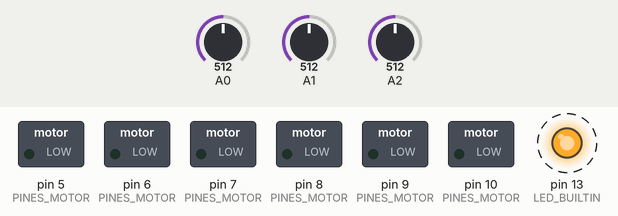
A sketch run on a simulated Arduino Uno, built with avr-gcc and run on an emulated ATmega328P. Parts: switched loads named in the sketch (green lamp = pin HIGH), output pins drawn as LEDs (lit = HIGH). Dashed ring = blinking. The inputs (shaded band) are chosen by the test bench; at power-on: A0 = 512, A1 = 512, A2 = 512. What the sketch prints to the serial monitor is not drawn.

Above: at 0.12 s.
Timing chart, 0 to 3.0 s (numbered marks = the images above):
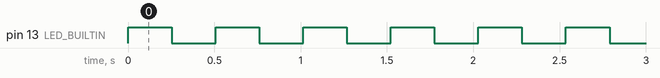

Measured:
- by itself, pin 13 (LED_BUILTIN): alternates HIGH for 0.25 s and LOW for 0.25 s

The sketch:

diagnostico.ino
```cpp
// Diagnóstico del circuito sin mover motores:
// LED 13 parpadea, mide Vcc con la referencia interna de 1.1V y lee los 3 sensores.
// Formato compatible con el Serial Plotter (115200 baudios).

const uint8_t PINES_MOTOR[] = {5, 6, 7, 8, 9, 10};  // ENA, ENB, IN1..IN4

long leerVccMv() {
  // Referencia AVcc, entrada = bandgap interno de 1.1V
  ADMUX = _BV(REFS0) | _BV(MUX3) | _BV(MUX2) | _BV(MUX1);
  delay(2);
  ADCSRA |= _BV(ADSC);
  while (bit_is_set(ADCSRA, ADSC)) {}
  long adc = ADCL;
  adc |= ADCH << 8;
  return 1125300L / adc;  // 1.1 * 1023 * 1000
}

void setup() {
  for (uint8_t p : PINES_MOTOR) {
    pinMode(p, OUTPUT);
    digitalWrite(p, LOW);  // motores apagados
  }
  pinMode(LED_BUILTIN, OUTPUT);
  Serial.begin(115200);
  Serial.println(F("# diagnostico listo"));
}

void loop() {
  static bool led = false;
  led = !led;
  digitalWrite(LED_BUILTIN, led);

  long vcc = leerVccMv();
  analogRead(A0);  // lectura descartada tras cambiar la referencia del ADC
  int izq = analogRead(A0);
  int cen = analogRead(A1);
  int der = analogRead(A2);

  Serial.print(F("vcc_mV:")); Serial.print(vcc);
  Serial.print(F(",izq:"));   Serial.print(izq);
  Serial.print(F(",cen:"));   Serial.print(cen);
  Serial.print(F(",der:"));   Serial.println(der);
  delay(250);
}
```
